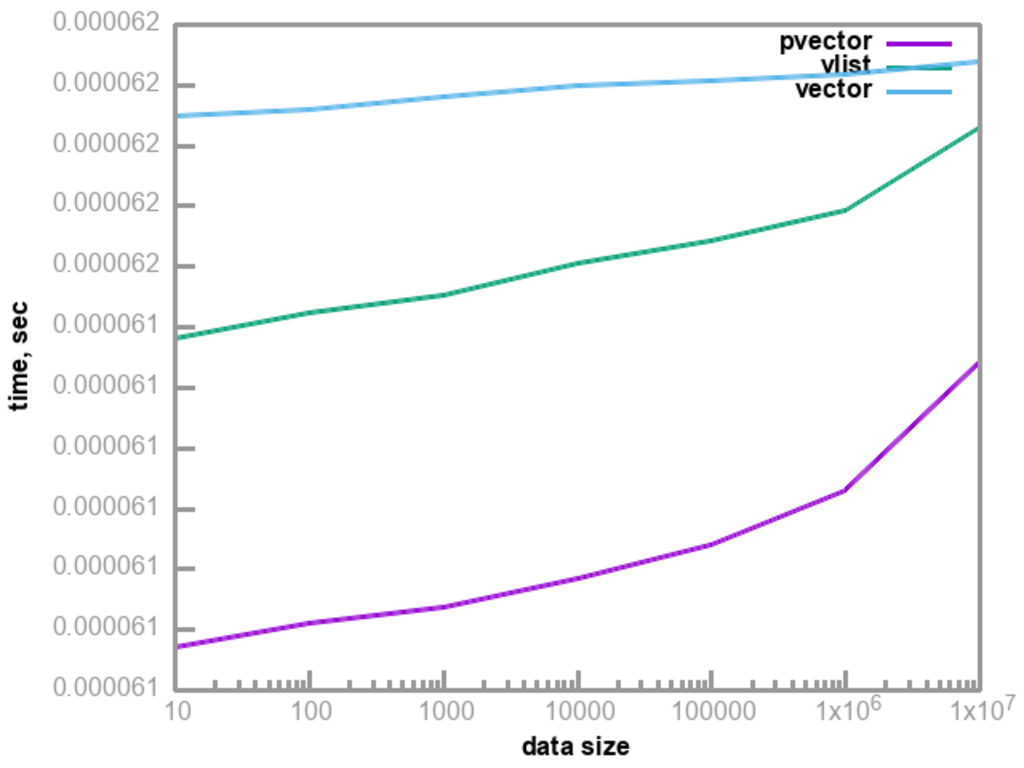

Generate this figure with gnuplot:
set terminal postscript eps enhanced color font "32.0" fontscale 1.5
set border lc "#00999999" lw 0.25
set border 31 lw 3.0
set tics scale 3.0
set xlabel '{/:Bold data size}'
set ylabel '{/:Bold time, sec}'
set term png
set style data lines
set logscale x 10
set logscale y 10
set output "random-reads-short.eps"
plot "random-reads-short.data" using 1:2 lw 3 title "{/:Bold pvector}",\
                            '' using 1:3 lw 3 title "{/:Bold vector}",\
                            '' using 1:4 lw 3 title "{/:Bold vlist}",\
                            '' using 1:5 lw 3 title "{/:Bold list}"
unset logscale
set logscale x 10
set output "random-reads.eps"
plot "random-reads.data" using 1:2 lw 3 title "{/:Bold pvector}",\
                      '' using 1:3 lw 3 title "{/:Bold vlist}",\
                      '' using 1:4 lw 3 title "{/:Bold vector}"

